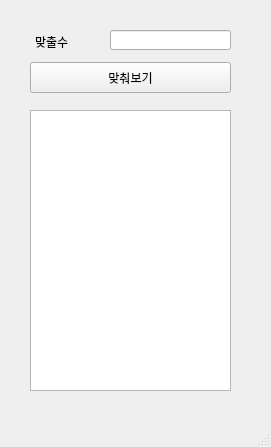
<?xml version="1.0" encoding="UTF-8"?>
<ui version="4.0">
 <class>MainWindow</class>
 <widget class="QMainWindow" name="MainWindow">
  <property name="geometry">
   <rect>
    <x>0</x>
    <y>0</y>
    <width>271</width>
    <height>447</height>
   </rect>
  </property>
  <property name="windowTitle">
   <string>MainWindow</string>
  </property>
  <widget class="QWidget" name="centralwidget">
   <widget class="QLabel" name="lb">
    <property name="geometry">
     <rect>
      <x>35</x>
      <y>31</y>
      <width>61</width>
      <height>21</height>
     </rect>
    </property>
    <property name="text">
     <string>맞출수</string>
    </property>
   </widget>
   <widget class="QLineEdit" name="le">
    <property name="geometry">
     <rect>
      <x>110</x>
      <y>30</y>
      <width>121</width>
      <height>20</height>
     </rect>
    </property>
   </widget>
   <widget class="QPushButton" name="pb">
    <property name="geometry">
     <rect>
      <x>30</x>
      <y>62</y>
      <width>201</width>
      <height>31</height>
     </rect>
    </property>
    <property name="text">
     <string>맞춰보기</string>
    </property>
   </widget>
   <widget class="QPlainTextEdit" name="pte">
    <property name="geometry">
     <rect>
      <x>30</x>
      <y>110</y>
      <width>201</width>
      <height>281</height>
     </rect>
    </property>
   </widget>
  </widget>
  <widget class="QMenuBar" name="menubar">
   <property name="geometry">
    <rect>
     <x>0</x>
     <y>0</y>
     <width>271</width>
     <height>21</height>
    </rect>
   </property>
  </widget>
  <widget class="QStatusBar" name="statusbar"/>
 </widget>
 <resources/>
 <connections/>
</ui>
